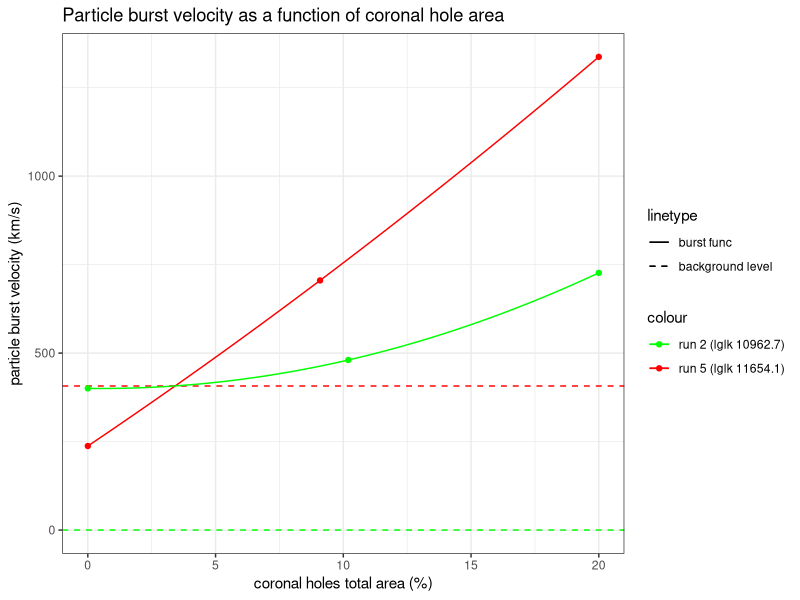
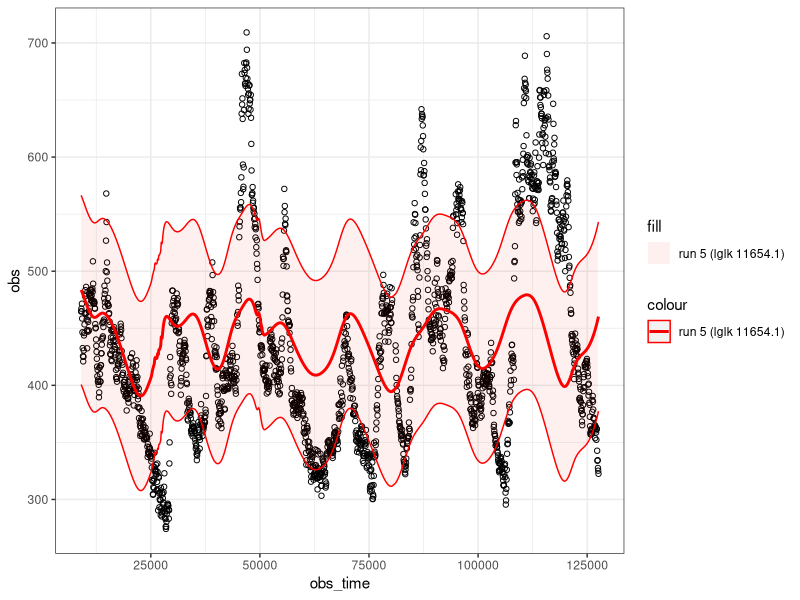

Write the R code that produced these figures, in order.
## ---- chunk 1
knitr::opts_chunk$set(echo = TRUE)
## ---- chunk 2
library(ggplot2)


prepareVisData <- function(id,lglk,x,y,bg) {
t <- data.frame(x=x,y=y)

m <- lm(y ~ poly(x,2),data=t)
m_pred <- function(x) {
  predict(m,newdata = data.frame(x=x))
}

return(
  list(df=t,pred=m_pred,bg=bg,lglk_str=paste0('run ',id,' (lglk ',lglk,')'))
);
}

to_km_per_s <- function(v) {return(v/(1000.0 * 60.0 / 10.0**8.0));}

vis5 <- prepareVisData(
  5,
  11654.1,
  c(0,9.09046,20),
  to_km_per_s(c(0.142469,0.423218,0.802131)),
  to_km_per_s(0.244206))

vis2 <- prepareVisData(
  2,
  10962.7,
  c(0,10.1969,20),
  to_km_per_s(c(0.240187,0.288317,0.435995)),
  to_km_per_s(3.29252e-193))

linetype_scale <- c('1'='solid','2'='dashed')
linetype_scale_labels <- c('1'='burst func','2'='background level')
color_scale <- c('5'='red','2'='green','18'='blue')
color_scale_labels <- c('5'=vis5$lglk_str,'2'=vis2$lglk_str,'18'='fit run 18')

a = ggplot()+
  theme_bw()+
  ggtitle("Particle burst velocity as a function of coronal hole area")+
  xlab("coronal holes total area (%)")+
  ylab("particle burst velocity (km/s)")+

  scale_linetype_manual(values= linetype_scale,labels=linetype_scale_labels)+
  scale_color_manual(values= color_scale,labels=color_scale_labels)+
  
  geom_point(data=vis5$df, aes(x=x, y=y,color='5'))+
  stat_function(data=vis5$df,aes(x,linetype='1',color='5'),fun=vis5$pred) +
  geom_hline(aes(yintercept=vis5$bg,linetype='2',color='5')) +
  
  geom_point(data=vis2$df, aes(x=x, y=y,color='2'))+
  stat_function(data=vis2$df,aes(x,linetype='1',color='2'),fun=vis2$pred) +
  geom_hline(aes(yintercept=vis2$bg,linetype='2',color='2'))
  

print(a)
## ---- chunk 3
sim1 <- read.csv('ResultData/docker-0.2-seed-6-iter-156.csv')
sim1.sigma <- to_km_per_s(0.0497358)
sim1$lb68 <- sim1$predMean-sim1.sigma
sim1$ub68 <- sim1$predMean+sim1.sigma
sim1q1 <- sim1[sim1$obs_time<=127590,] #first quantile

b <- ggplot() +
    theme_bw()+
    scale_color_manual(values= color_scale,labels=color_scale_labels)+
    scale_fill_manual(values= color_scale,labels=color_scale_labels)+
  
    geom_point(data=sim1q1,aes(x=obs_time,y=obs),shape=1) +
    geom_line(data=sim1q1,aes(x=obs_time,y=predMean,color='5'),lwd=1) +
    geom_ribbon(data=sim1q1,
                aes(x=obs_time,
                    ymin=lb68,
                    ymax=ub68,color='5',fill='5'),
                alpha=.06)
print(b)
